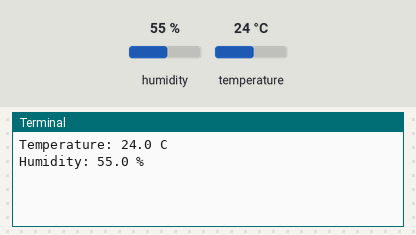
Bench run of a program on a simulated Raspberry Pi (BCM pin numbers). Parts: the last lines printed to the terminal. The inputs (shaded band) are chosen by the test bench; at power-on: humidity 55 %, temperature 24 °C. No MQTT or app messages arrive unless stated.

Above: at 1.3 s.
1.4 s: humidity set to 22 %
At 3.7 s:
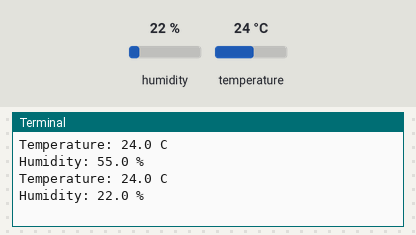
4.2 s: temperature set to 12 °C
At 6.6 s:
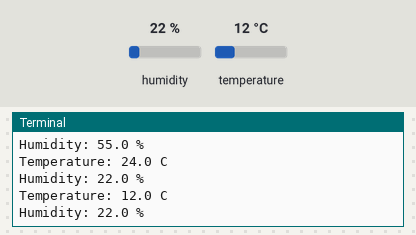
7.0 s: humidity set to 40 %
At 10.7 s:
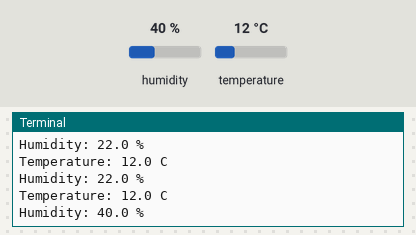
Timing chart, 0 to 12.2 s (numbered marks = the images above; inputs shaded):
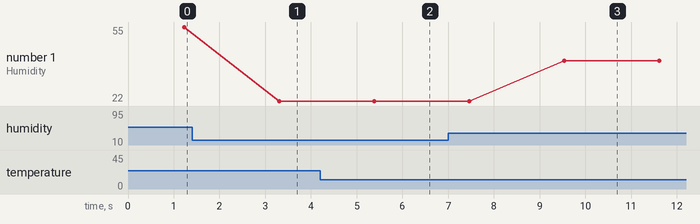

The program:

main.py
```python
import time

import RPi.GPIO as GPIO
import dht11

# initialize GPIO
from paho import mqtt
import paho.mqtt.client as mqtt

GPIO.setwarnings(False)
GPIO.setmode(GPIO.BCM)
GPIO.cleanup()
instance = dht11.DHT11(pin = 27)
# read data using pin 14

broker_url = "10.4.1.212"
broker_port = 1883

client = mqtt.Client()
client.connect(broker_url, broker_port)


def on_connect(client, userdata, flags, rc):
   print("Connected With Result Code: {}".format(rc))

def on_disconnect(client, userdata, rc):
   print("Client Got Disconnected")

while True:

    try:

        time.sleep(1.0)

        result = instance.read()

        client.loop()
        if result.is_valid():
            print("Temperature: %-3.1f C" % result.temperature)
            print("Humidity: %-3.1f %%" % result.humidity)
            client.publish(topic="TestingTopic", payload="Temperature: %-3.1f C" % result.temperature, qos=1, retain=False)
        else:
            print("Error: %d" % result.error_code)


    except:
        print("Error: %d" % result.error_code)
```

Measured:
- after the input at 1.4 s, the terminal: prints a new line after 1.9 s (image 1)
- after the input at 4.2 s, the terminal: prints a new line after 1.2 s (image 2)
- after the input at 7.0 s, the terminal: prints a new line after 2.5 s (image 3)
- plotted number 1: 55 → 22 after the input at 1.4 s, 22 → 40 after the input at 7.0 s
